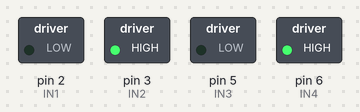
The program below on a simulated Arduino Mega 2560, built with avr-gcc and run on an emulated ATmega2560. Shown: switched loads named in the program (green lamp = pin HIGH).

Above: at 0.1 s.
Timing chart, 0 to 1.6 s (numbered marks = the images above):
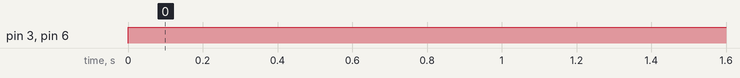

Measured:
- by itself, pin 3 (IN2), pin 6 (IN4): LOW → HIGH at 0.00 s

The program:

main.cpp
```cpp
#include <Arduino.h>

int motorSpeed = 1; //HIGH to digital pins

//pin setup - forward wheels //right and wrong/left
int IN1 =2;
int IN2 =3;
int ENA =4; //pwm

int IN3 =5;
int IN4 =6;
int ENB =7; //pwm

void setup()
{
  pinMode (IN1, OUTPUT);
  pinMode (IN2, OUTPUT);

  pinMode (IN3, OUTPUT);
  pinMode (IN4, OUTPUT);
}

void forwardMotion()
{
  //move forward M1
  digitalWrite(IN1, LOW);
  digitalWrite(IN2, HIGH);
  digitalWrite(ENA, motorSpeed);

  //move forward M2
  digitalWrite(IN3, LOW);
  digitalWrite(IN4, HIGH);
  digitalWrite(ENB, motorSpeed);

}

void reverseMotion()
{
    //move reverse M1
  digitalWrite(IN1, HIGH);
  digitalWrite(IN2, LOW);
  digitalWrite(ENA, motorSpeed);

  //move reverse M2
  digitalWrite(IN3, HIGH);
  digitalWrite(IN4, LOW);
  digitalWrite(ENB, motorSpeed);
}

void loop()
{
  forwardMotion();
  //reverseMotion();

}
```
